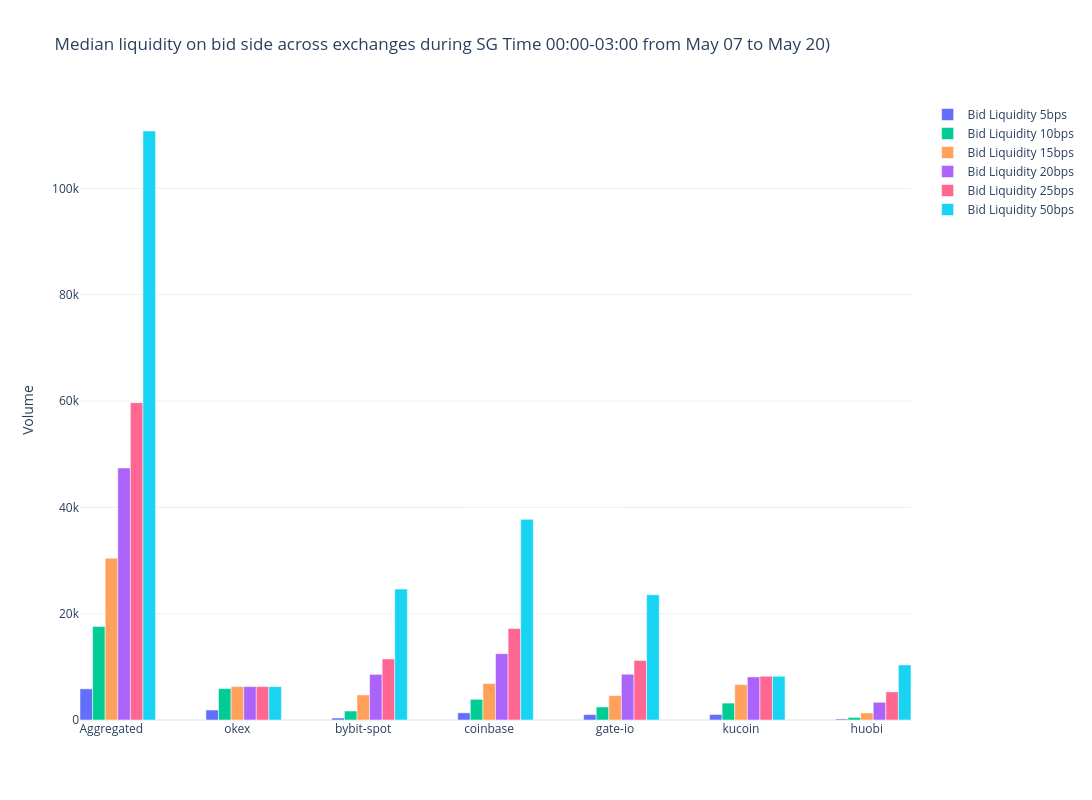

This figure's notebook cell:
### Code cell
import plotly.graph_objects as go
import pandas as pd

df = pd.DataFrame(venue_stats, columns=venue_stats.columns)

labels = df['exchange']

fig = go.Figure()

bar_width = 0.1
offsets = [-0.2, -0.1, 0, 0.1, 0.2, 0.3]
bps_labels = ['5bps', '10bps', '15bps', '20bps', '25bps', '50bps']
colors_bid = ['#636EFA', '#00CC96', '#FFA15A', '#AB63FA', '#FF6692', '#19D3F3']

for offset, bps_label, color_bid in zip(offsets, bps_labels, colors_bid):
    fig.add_trace(go.Bar(
        x=[x + offset + 0.001 for x in range(len(labels))],
        y=df[f'bid_liquidity_in_{bps_label}'],
        name=f'Bid Liquidity {bps_label}',
        marker_color=color_bid,
        width=bar_width,
    ))

fig.update_layout(
    title=f'Median liquidity on bid side across exchanges during SG Time 00:00-03:00 from May 10 to May 20)',
    xaxis=dict(
        tickmode='array',
        tickvals=list(range(len(labels))),
        ticktext=labels
    ),
    yaxis_title='Volume',
    barmode='group',
    template='plotly_white',
    hovermode='closest',
    width=1500,  # Set the total width of the plot
    height=800,
)

fig.show()

### Figure 1 — Plotly figure (JSON) as saved in the notebook; plotly's stock layout.template omitted (floating-point values rounded to 4 significant figures)
{"data": [{"marker": {"color": "#636EFA"}, "name": "Bid Liquidity 5bps", "type": "bar", "width": 0.1, "x": [-0.199, 0.801, 1.801, 2.801, 3.801, 4.801, 5.801], "y": [5866.0, 1886.0, 371.3, 1352.0, 1018.0, 1043.0, 195.9]}, {"marker": {"color": "#00CC96"}, "name": "Bid Liquidity 10bps", "type": "bar", "width": 0.1, "x": [-0.099, 0.901, 1.901, 2.901, 3.901, 4.901, 5.901], "y": [17610.0, 5912.0, 1693.0, 3887.0, 2455.0, 3183.0, 476.5]}, {"marker": {"color": "#FFA15A"}, "name": "Bid Liquidity 15bps", "type": "bar", "width": 0.1, "x": [0.001, 1.001, 2.001, 3.001, 4.001, 5.001, 6.001], "y": [30450.0, 6287.0, 4723.0, 6862.0, 4585.0, 6668.0, 1325.0]}, {"marker": {"color": "#AB63FA"}, "name": "Bid Liquidity 20bps", "type": "bar", "width": 0.1, "x": [0.101, 1.101, 2.101, 3.101, 4.101, 5.101, 6.101], "y": [47400.0, 6287.0, 8582.0, 12480.0, 8611.0, 8107.0, 3335.0]}, {"marker": {"color": "#FF6692"}, "name": "Bid Liquidity 25bps", "type": "bar", "width": 0.1, "x": [0.201, 1.201, 2.201, 3.201, 4.201, 5.201, 6.201], "y": [59700.0, 6287.0, 11490.0, 17210.0, 11200.0, 8227.0, 5290.0]}, {"marker": {"color": "#19D3F3"}, "name": "Bid Liquidity 50bps", "type": "bar", "width": 0.1, "x": [0.301, 1.301, 2.301, 3.301, 4.301, 5.301, 6.301], "y": [110800.0, 6287.0, 24620.0, 37750.0, 23550.0, 8228.0, 10360.0]}], "layout": {"barmode": "group", "height": 800, "hovermode": "closest", "title": {"text": "Median liquidity on bid side across exchanges during SG Time 00:00-03:00 from May 07 to May 20)"}, "width": 1500, "xaxis": {"autorange": true, "range": [-0.249, 6.351], "tickmode": "array", "ticktext": ["Aggregated", "okex", "bybit-spot", "coinbase", "gate-io", "kucoin", "huobi"], "tickvals": [0, 1, 2, 3, 4, 5, 6], "type": "linear"}, "yaxis": {"autorange": true, "range": [0, 116600.0], "title": {"text": "Volume"}, "type": "linear"}}}
